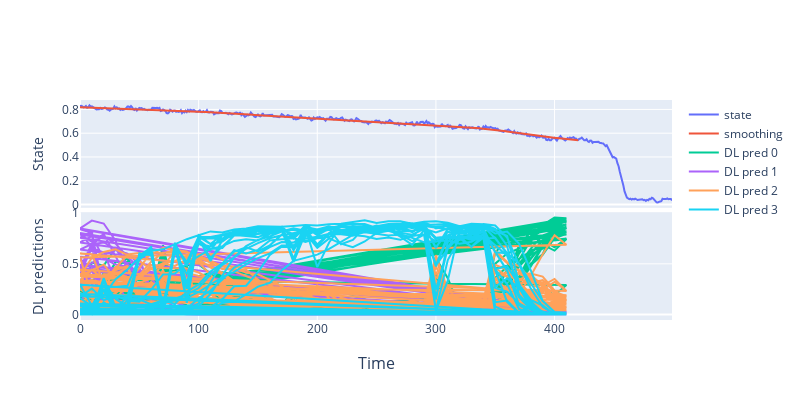

Notebook cell for this chart:
### Code cell
ts_may.make_plotly()

### Figure 1 — Plotly figure (JSON) as saved in the notebook; plotly's stock layout.template omitted (floating-point values rounded to 4 significant figures; data arrays with more than 128 entries replaced by an {"elided": "..."} marker saying what was removed)
{"data": [{"name": "state", "type": "scatter", "x": {"elided": "500 int values"}, "xaxis": "x", "y": {"elided": "500 float values"}, "yaxis": "y"}, {"name": "smoothing", "type": "scatter", "x": {"elided": "500 int values"}, "xaxis": "x", "y": {"elided": "500 float values"}, "yaxis": "y"}, {"name": "DL pred 0", "type": "scatter", "x": {"elided": "840 int values"}, "xaxis": "x2", "y": {"elided": "840 float values"}, "yaxis": "y2"}, {"name": "DL pred 1", "type": "scatter", "x": {"elided": "840 int values"}, "xaxis": "x2", "y": {"elided": "840 float values"}, "yaxis": "y2"}, {"name": "DL pred 2", "type": "scatter", "x": {"elided": "840 int values"}, "xaxis": "x2", "y": {"elided": "840 float values"}, "yaxis": "y2"}, {"name": "DL pred 3", "type": "scatter", "x": {"elided": "840 int values"}, "xaxis": "x2", "y": {"elided": "840 float values"}, "yaxis": "y2"}], "layout": {"annotations": [{"font": {"size": 16}, "showarrow": false, "text": "Time", "x": 0.5, "xanchor": "center", "xref": "paper", "y": 0, "yanchor": "top", "yref": "paper", "yshift": -30}], "height": 400, "width": 800, "xaxis": {"anchor": "y", "domain": [0, 1], "matches": "x2", "showticklabels": false}, "xaxis2": {"anchor": "y2", "domain": [0, 1]}, "yaxis": {"anchor": "x", "domain": [0.51, 1], "title": {"text": "State"}}, "yaxis2": {"anchor": "x2", "domain": [0, 0.49], "title": {"text": "DL predictions"}}}}
